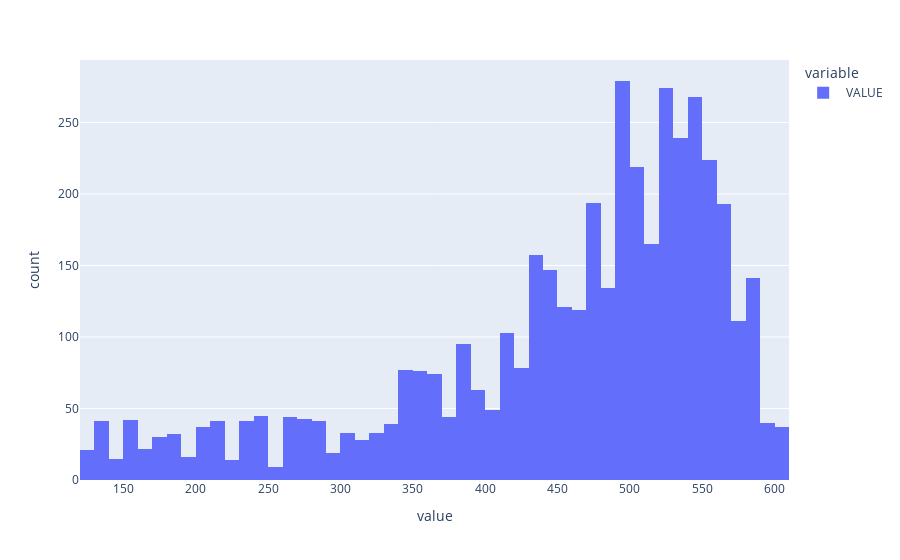

Write notebook code for a chart like this one.
### Code cell
px.histogram(fuel_level[' VALUE'])

### Figure 1 — Plotly figure (JSON) as saved in the notebook; plotly's stock layout.template omitted (floating-point values rounded to 4 significant figures; data arrays with more than 128 entries replaced by an {"elided": "..."} marker saying what was removed)
{"data": [{"alignmentgroup": "True", "bingroup": "x", "hovertemplate": "variable= VALUE<br>value=%{x}<br>count=%{y}<extra></extra>", "legendgroup": " VALUE", "marker": {"color": "#636efa", "pattern": {"shape": ""}}, "name": " VALUE", "offsetgroup": " VALUE", "orientation": "v", "showlegend": true, "type": "histogram", "x": {"elided": "4407 float values"}, "xaxis": "x", "yaxis": "y"}], "layout": {"barmode": "relative", "legend": {"title": {"text": "variable"}, "tracegroupgap": 0}, "margin": {"t": 60}, "xaxis": {"anchor": "y", "domain": [0, 1], "title": {"text": "value"}}, "yaxis": {"anchor": "x", "domain": [0, 1], "title": {"text": "count"}}}}
